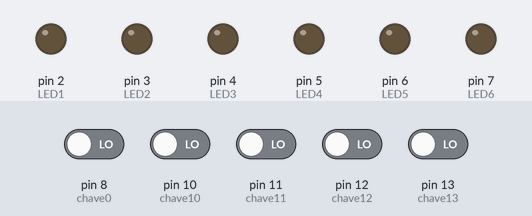
A sketch run on a simulated Arduino Uno, built with avr-gcc and run on an emulated ATmega328P. Parts: output pins drawn as LEDs (lit = HIGH). The inputs (shaded band) are chosen by the test bench; at power-on: pin 8 (chave0), pin 10 (chave10), pin 11 (chave11), pin 12 (chave12), pin 13 (chave13) LOW.

Above: at 1.2 s.
1.3 s: pin 12 (chave12) driven HIGH
At 2.2 s:
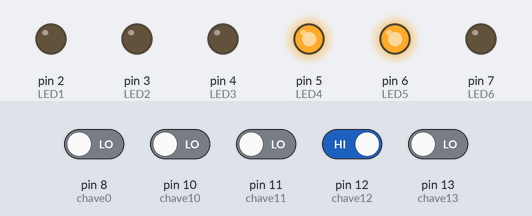
2.8 s: pin 13 (chave13) driven HIGH
At 3.4 s:
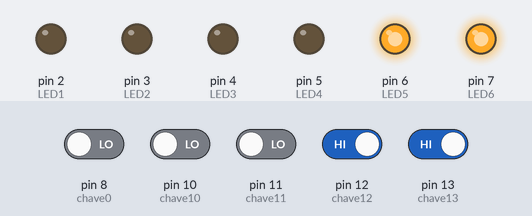
4.3 s: pin 12 (chave12) driven LOW
At 5.5 s:
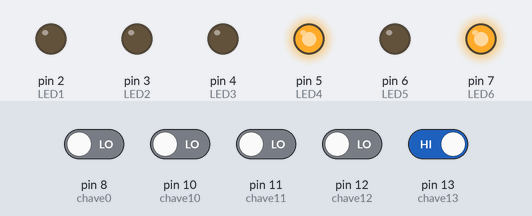
5.8 s: pin 8 (chave0) driven HIGH
At 6.8 s:
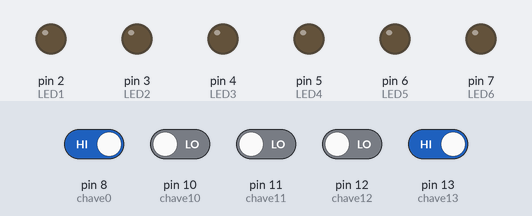
7.3 s: pin 8 (chave0) driven LOW
At 8.0 s:
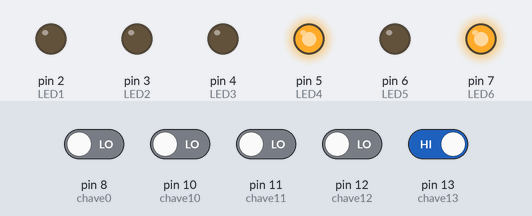
Timing chart, 0 to 9.8 s (numbered marks = the images above; inputs shaded):
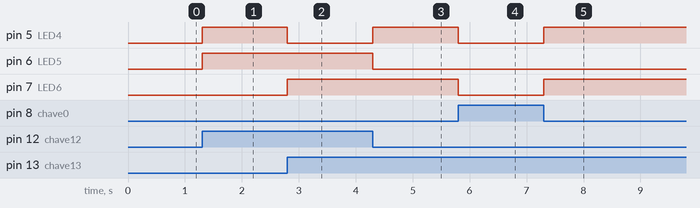

Measured:
- after the input at 1.3 s, pin 5 (LED4), pin 6 (LED5): LOW → HIGH at once
- after the input at 2.8 s, pin 5 (LED4): HIGH → LOW at once; pin 7 (LED6): LOW → HIGH at once
- after the input at 4.3 s, pin 5 (LED4): LOW → HIGH at once; pin 6 (LED5): HIGH → LOW at once
- after the input at 5.8 s, pin 5 (LED4), pin 7 (LED6): HIGH → LOW at once
- after the input at 7.3 s, pin 5 (LED4), pin 7 (LED6): LOW → HIGH at once

The sketch:

AC_ArqComp1.ino
```cpp
#define LED1 2
#define LED2 3
#define LED3 4
#define LED4 5
#define LED5 6
#define LED6 7
#define chave0 8
#define chave12 12
#define chave13 13
#define chave11 11
#define chave10 10
int val1 = 0;
int val2 = 0;
int val3 = 0;
int val4 = 0;
int val5 = 0;

void setup() {
  // Inicializa os parâmetros do Arduíno:
  // Configura os pinos como saída e entrada do Arduíno
  pinMode(LED1,OUTPUT);
  pinMode(LED2,OUTPUT);
  pinMode(LED3,OUTPUT);
  pinMode(LED4,OUTPUT);
  pinMode(LED5,OUTPUT);
  pinMode(LED6,OUTPUT);
  pinMode(chave0,INPUT);
  pinMode(chave12,INPUT);
  pinMode(chave13,INPUT);
  pinMode(chave11,INPUT);
  pinMode(chave10,INPUT);
}

void loop() {
  val1 = digitalRead(chave0);

  if (val1 == 1){
    val2 = digitalRead(chave10);
    val3 = digitalRead(chave11);
    digitalWrite(LED4,LOW);
    digitalWrite(LED5,LOW);
    digitalWrite(LED6,LOW);
    if ((val2 == 1) && (val3 == 0)) {
    digitalWrite(LED1,HIGH);
    digitalWrite(LED2,HIGH);
    digitalWrite(LED3,LOW);
  } else if ((val2 == 0) && (val3 == 1)) {
    digitalWrite(LED1,HIGH);
    digitalWrite(LED2,LOW);
    digitalWrite(LED3,HIGH);
  } else if ((val2 == 1) && (val3 == 1)) {
            digitalWrite(LED1,LOW);
            digitalWrite(LED2,HIGH);
            digitalWrite(LED3,HIGH);
    }
    else {
            digitalWrite(LED1,LOW);
            digitalWrite(LED2,LOW);
            digitalWrite(LED3,LOW);}
  }
  else  {
    val4 = digitalRead(chave12);
    val5 = digitalRead(chave13);
  if ((val4 == 1) && (val5 == 0)) {
    digitalWrite(LED4,HIGH);
    digitalWrite(LED5,HIGH);
    digitalWrite(LED6,LOW);
  } else if ((val4 == 0) && (val5 == 1)){
    digitalWrite(LED4,HIGH);
    digitalWrite(LED5,LOW);
    digitalWrite(LED6,HIGH);
  } else if ((val4 == 1) && (val5 ==1)) {
    digitalWrite(LED4,LOW);
    digitalWrite(LED5,HIGH);
    digitalWrite(LED6,HIGH);
  } else if ((val4 == 0) && (val5 == 0)) {
    digitalWrite(LED4,LOW);
    digitalWrite(LED5,LOW);
    digitalWrite(LED6,LOW);
  }
  }


}
```
